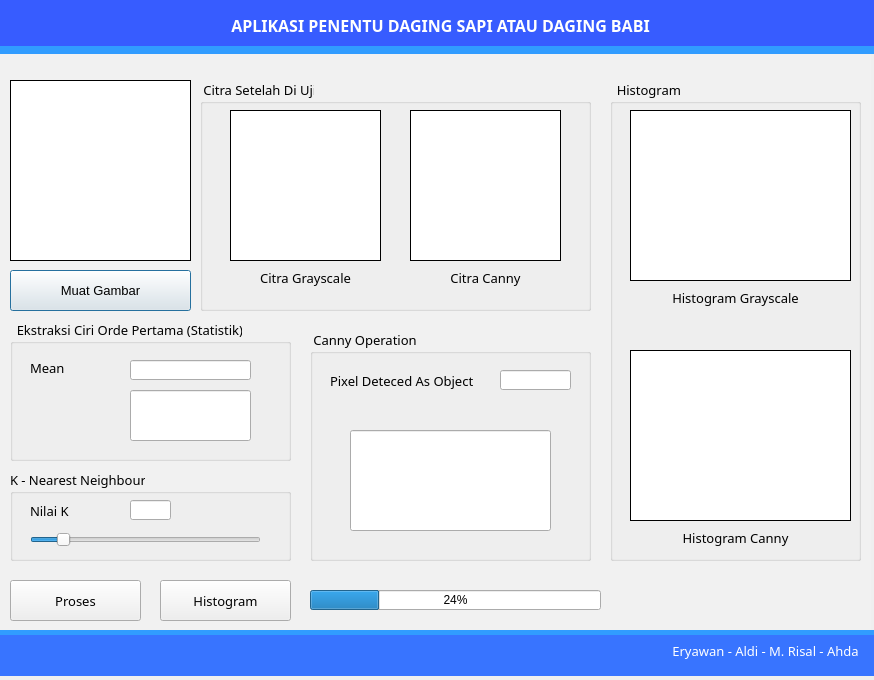
<?xml version="1.0" encoding="UTF-8"?>
<ui version="4.0">
 <class>Dialog</class>
 <widget class="QDialog" name="Dialog">
  <property name="geometry">
   <rect>
    <x>0</x>
    <y>0</y>
    <width>874</width>
    <height>680</height>
   </rect>
  </property>
  <property name="windowTitle">
   <string>Applikasi Penentu Daging Sapi &amp; Daging Babi V.1</string>
  </property>
  <widget class="QLabel" name="label">
   <property name="geometry">
    <rect>
     <x>0</x>
     <y>0</y>
     <width>881</width>
     <height>51</height>
    </rect>
   </property>
   <property name="font">
    <font>
     <family>Century Gothic</family>
     <pointsize>12</pointsize>
     <weight>75</weight>
     <bold>true</bold>
    </font>
   </property>
   <property name="styleSheet">
    <string notr="true">color: rgb(255, 255, 255);
background-color: rgb(55, 92, 255);</string>
   </property>
   <property name="frameShadow">
    <enum>QFrame::Plain</enum>
   </property>
   <property name="text">
    <string>APLIKASI PENENTU DAGING SAPI ATAU DAGING BABI</string>
   </property>
   <property name="alignment">
    <set>Qt::AlignCenter</set>
   </property>
  </widget>
  <widget class="QLabel" name="label_2">
   <property name="geometry">
    <rect>
     <x>0</x>
     <y>635</y>
     <width>881</width>
     <height>41</height>
    </rect>
   </property>
   <property name="font">
    <font>
     <family>Century Gothic</family>
     <pointsize>12</pointsize>
     <weight>75</weight>
     <bold>true</bold>
    </font>
   </property>
   <property name="styleSheet">
    <string notr="true">background-color: rgb(56, 116, 255);
color: rgb(255, 255, 255);</string>
   </property>
   <property name="frameShadow">
    <enum>QFrame::Plain</enum>
   </property>
   <property name="text">
    <string/>
   </property>
   <property name="alignment">
    <set>Qt::AlignCenter</set>
   </property>
  </widget>
  <widget class="QLabel" name="label_3">
   <property name="geometry">
    <rect>
     <x>0</x>
     <y>50</y>
     <width>871</width>
     <height>581</height>
    </rect>
   </property>
   <property name="font">
    <font>
     <family>Century Gothic</family>
     <pointsize>12</pointsize>
     <weight>75</weight>
     <bold>true</bold>
    </font>
   </property>
   <property name="styleSheet">
    <string notr="true">color: rgb(255, 255, 255);
background-color: rgb(241, 241, 241);</string>
   </property>
   <property name="frameShadow">
    <enum>QFrame::Plain</enum>
   </property>
   <property name="text">
    <string/>
   </property>
   <property name="alignment">
    <set>Qt::AlignCenter</set>
   </property>
  </widget>
  <widget class="QPushButton" name="btn_loadGambar">
   <property name="geometry">
    <rect>
     <x>10</x>
     <y>270</y>
     <width>181</width>
     <height>41</height>
    </rect>
   </property>
   <property name="font">
    <font>
     <pointsize>10</pointsize>
    </font>
   </property>
   <property name="text">
    <string>Muat Gambar</string>
   </property>
  </widget>
  <widget class="QLabel" name="label_4">
   <property name="geometry">
    <rect>
     <x>660</x>
     <y>635</y>
     <width>211</width>
     <height>31</height>
    </rect>
   </property>
   <property name="font">
    <font>
     <family>Century Gothic</family>
     <pointsize>10</pointsize>
    </font>
   </property>
   <property name="styleSheet">
    <string notr="true">color: rgb(255, 255, 255);</string>
   </property>
   <property name="text">
    <string>Eryawan - Aldi - M. Risal - Ahda</string>
   </property>
   <property name="alignment">
    <set>Qt::AlignCenter</set>
   </property>
  </widget>
  <widget class="QGroupBox" name="groupBox">
   <property name="geometry">
    <rect>
     <x>200</x>
     <y>80</y>
     <width>391</width>
     <height>231</height>
    </rect>
   </property>
   <property name="font">
    <font>
     <family>Century Gothic</family>
     <pointsize>10</pointsize>
    </font>
   </property>
   <property name="title">
    <string> Citra Setelah Di Uji</string>
   </property>
   <widget class="QLabel" name="label_5">
    <property name="geometry">
     <rect>
      <x>30</x>
      <y>190</y>
      <width>151</width>
      <height>16</height>
     </rect>
    </property>
    <property name="text">
     <string>Citra Grayscale</string>
    </property>
    <property name="alignment">
     <set>Qt::AlignCenter</set>
    </property>
   </widget>
   <widget class="QLabel" name="label_6">
    <property name="geometry">
     <rect>
      <x>210</x>
      <y>190</y>
      <width>151</width>
      <height>16</height>
     </rect>
    </property>
    <property name="text">
     <string>Citra Canny</string>
    </property>
    <property name="alignment">
     <set>Qt::AlignCenter</set>
    </property>
   </widget>
   <widget class="QLabel" name="img_Canny">
    <property name="geometry">
     <rect>
      <x>210</x>
      <y>30</y>
      <width>151</width>
      <height>151</height>
     </rect>
    </property>
    <property name="styleSheet">
     <string notr="true">background-color: rgb(255, 255, 255);</string>
    </property>
    <property name="frameShape">
     <enum>QFrame::Box</enum>
    </property>
    <property name="text">
     <string/>
    </property>
   </widget>
   <widget class="QLabel" name="img_Grayscale">
    <property name="geometry">
     <rect>
      <x>30</x>
      <y>30</y>
      <width>151</width>
      <height>151</height>
     </rect>
    </property>
    <property name="styleSheet">
     <string notr="true">background-color: rgb(255, 255, 255);</string>
    </property>
    <property name="frameShape">
     <enum>QFrame::Box</enum>
    </property>
    <property name="text">
     <string/>
    </property>
   </widget>
  </widget>
  <widget class="QGroupBox" name="groupBox_2">
   <property name="geometry">
    <rect>
     <x>10</x>
     <y>320</y>
     <width>281</width>
     <height>141</height>
    </rect>
   </property>
   <property name="font">
    <font>
     <family>Century Gothic</family>
     <pointsize>10</pointsize>
    </font>
   </property>
   <property name="title">
    <string>  Ekstraksi Ciri Orde Pertama (Statistik)  </string>
   </property>
   <widget class="QLineEdit" name="edt_meanGray">
    <property name="geometry">
     <rect>
      <x>120</x>
      <y>40</y>
      <width>121</width>
      <height>20</height>
     </rect>
    </property>
   </widget>
   <widget class="QLabel" name="label_7">
    <property name="geometry">
     <rect>
      <x>20</x>
      <y>40</y>
      <width>91</width>
      <height>16</height>
     </rect>
    </property>
    <property name="text">
     <string>Mean</string>
    </property>
   </widget>
   <widget class="QLineEdit" name="edt_hasilMean">
    <property name="geometry">
     <rect>
      <x>120</x>
      <y>70</y>
      <width>121</width>
      <height>51</height>
     </rect>
    </property>
    <property name="font">
     <font>
      <family>Century Gothic</family>
      <pointsize>16</pointsize>
      <weight>75</weight>
      <bold>true</bold>
     </font>
    </property>
   </widget>
  </widget>
  <widget class="QGroupBox" name="groupBox_3">
   <property name="geometry">
    <rect>
     <x>310</x>
     <y>330</y>
     <width>281</width>
     <height>231</height>
    </rect>
   </property>
   <property name="font">
    <font>
     <family>Century Gothic</family>
     <pointsize>10</pointsize>
    </font>
   </property>
   <property name="title">
    <string> Canny Operation</string>
   </property>
   <widget class="QLineEdit" name="edt_PixelCanny">
    <property name="geometry">
     <rect>
      <x>190</x>
      <y>40</y>
      <width>71</width>
      <height>20</height>
     </rect>
    </property>
   </widget>
   <widget class="QLabel" name="label_12">
    <property name="geometry">
     <rect>
      <x>20</x>
      <y>40</y>
      <width>161</width>
      <height>21</height>
     </rect>
    </property>
    <property name="text">
     <string>Pixel Deteced As Object</string>
    </property>
   </widget>
   <widget class="QLineEdit" name="edt_hasilProses">
    <property name="geometry">
     <rect>
      <x>40</x>
      <y>100</y>
      <width>201</width>
      <height>101</height>
     </rect>
    </property>
    <property name="font">
     <font>
      <family>Century Gothic</family>
      <pointsize>20</pointsize>
      <weight>75</weight>
      <bold>true</bold>
     </font>
    </property>
   </widget>
  </widget>
  <widget class="QPushButton" name="btn_ProsesExec">
   <property name="geometry">
    <rect>
     <x>10</x>
     <y>580</y>
     <width>131</width>
     <height>41</height>
    </rect>
   </property>
   <property name="font">
    <font>
     <family>Century Gothic</family>
     <pointsize>10</pointsize>
    </font>
   </property>
   <property name="text">
    <string>Proses</string>
   </property>
  </widget>
  <widget class="QProgressBar" name="progressBar">
   <property name="geometry">
    <rect>
     <x>310</x>
     <y>590</y>
     <width>291</width>
     <height>20</height>
    </rect>
   </property>
   <property name="value">
    <number>24</number>
   </property>
  </widget>
  <widget class="QPushButton" name="btn_histogramShow">
   <property name="geometry">
    <rect>
     <x>160</x>
     <y>580</y>
     <width>131</width>
     <height>41</height>
    </rect>
   </property>
   <property name="font">
    <font>
     <family>Century Gothic</family>
     <pointsize>10</pointsize>
    </font>
   </property>
   <property name="text">
    <string>Histogram</string>
   </property>
  </widget>
  <widget class="QLabel" name="img_Load">
   <property name="geometry">
    <rect>
     <x>10</x>
     <y>80</y>
     <width>181</width>
     <height>181</height>
    </rect>
   </property>
   <property name="styleSheet">
    <string notr="true">background-color: rgb(255, 255, 255);</string>
   </property>
   <property name="frameShape">
    <enum>QFrame::Box</enum>
   </property>
   <property name="frameShadow">
    <enum>QFrame::Plain</enum>
   </property>
   <property name="text">
    <string/>
   </property>
  </widget>
  <widget class="QGroupBox" name="groupBox_4">
   <property name="geometry">
    <rect>
     <x>610</x>
     <y>80</y>
     <width>251</width>
     <height>481</height>
    </rect>
   </property>
   <property name="font">
    <font>
     <family>Century Gothic</family>
     <pointsize>10</pointsize>
    </font>
   </property>
   <property name="title">
    <string>  Histogram </string>
   </property>
   <widget class="QLabel" name="img_histGray">
    <property name="geometry">
     <rect>
      <x>20</x>
      <y>30</y>
      <width>221</width>
      <height>171</height>
     </rect>
    </property>
    <property name="styleSheet">
     <string notr="true">background-color: rgb(255, 255, 255);</string>
    </property>
    <property name="frameShape">
     <enum>QFrame::Box</enum>
    </property>
    <property name="text">
     <string/>
    </property>
   </widget>
   <widget class="QLabel" name="img_histCanny">
    <property name="geometry">
     <rect>
      <x>20</x>
      <y>270</y>
      <width>221</width>
      <height>171</height>
     </rect>
    </property>
    <property name="styleSheet">
     <string notr="true">background-color: rgb(255, 255, 255);</string>
    </property>
    <property name="frameShape">
     <enum>QFrame::Box</enum>
    </property>
    <property name="text">
     <string/>
    </property>
   </widget>
   <widget class="QLabel" name="label_15">
    <property name="geometry">
     <rect>
      <x>50</x>
      <y>210</y>
      <width>151</width>
      <height>16</height>
     </rect>
    </property>
    <property name="text">
     <string>Histogram Grayscale</string>
    </property>
    <property name="alignment">
     <set>Qt::AlignCenter</set>
    </property>
   </widget>
   <widget class="QLabel" name="label_16">
    <property name="geometry">
     <rect>
      <x>50</x>
      <y>450</y>
      <width>151</width>
      <height>16</height>
     </rect>
    </property>
    <property name="text">
     <string>Histogram Canny</string>
    </property>
    <property name="alignment">
     <set>Qt::AlignCenter</set>
    </property>
   </widget>
  </widget>
  <widget class="QLabel" name="label_13">
   <property name="geometry">
    <rect>
     <x>0</x>
     <y>46</y>
     <width>881</width>
     <height>8</height>
    </rect>
   </property>
   <property name="styleSheet">
    <string notr="true">background-color: rgb(49, 156, 255);</string>
   </property>
   <property name="text">
    <string/>
   </property>
  </widget>
  <widget class="QLabel" name="label_14">
   <property name="geometry">
    <rect>
     <x>0</x>
     <y>630</y>
     <width>881</width>
     <height>5</height>
    </rect>
   </property>
   <property name="styleSheet">
    <string notr="true">background-color: rgb(49, 156, 255);</string>
   </property>
   <property name="text">
    <string/>
   </property>
  </widget>
  <widget class="QGroupBox" name="groupBox_5">
   <property name="geometry">
    <rect>
     <x>10</x>
     <y>470</y>
     <width>281</width>
     <height>91</height>
    </rect>
   </property>
   <property name="font">
    <font>
     <family>Century Gothic</family>
     <pointsize>10</pointsize>
    </font>
   </property>
   <property name="title">
    <string>K - Nearest Neighbour</string>
   </property>
   <widget class="QLineEdit" name="edt_nilaiK">
    <property name="geometry">
     <rect>
      <x>120</x>
      <y>30</y>
      <width>41</width>
      <height>20</height>
     </rect>
    </property>
   </widget>
   <widget class="QLabel" name="label_17">
    <property name="geometry">
     <rect>
      <x>20</x>
      <y>30</y>
      <width>71</width>
      <height>21</height>
     </rect>
    </property>
    <property name="text">
     <string>Nilai K</string>
    </property>
   </widget>
   <widget class="QSlider" name="slider_K">
    <property name="geometry">
     <rect>
      <x>20</x>
      <y>60</y>
      <width>231</width>
      <height>20</height>
     </rect>
    </property>
    <property name="styleSheet">
     <string notr="true"/>
    </property>
    <property name="maximum">
     <number>59</number>
    </property>
    <property name="value">
     <number>7</number>
    </property>
    <property name="orientation">
     <enum>Qt::Horizontal</enum>
    </property>
   </widget>
  </widget>
 </widget>
 <resources/>
 <connections/>
</ui>
